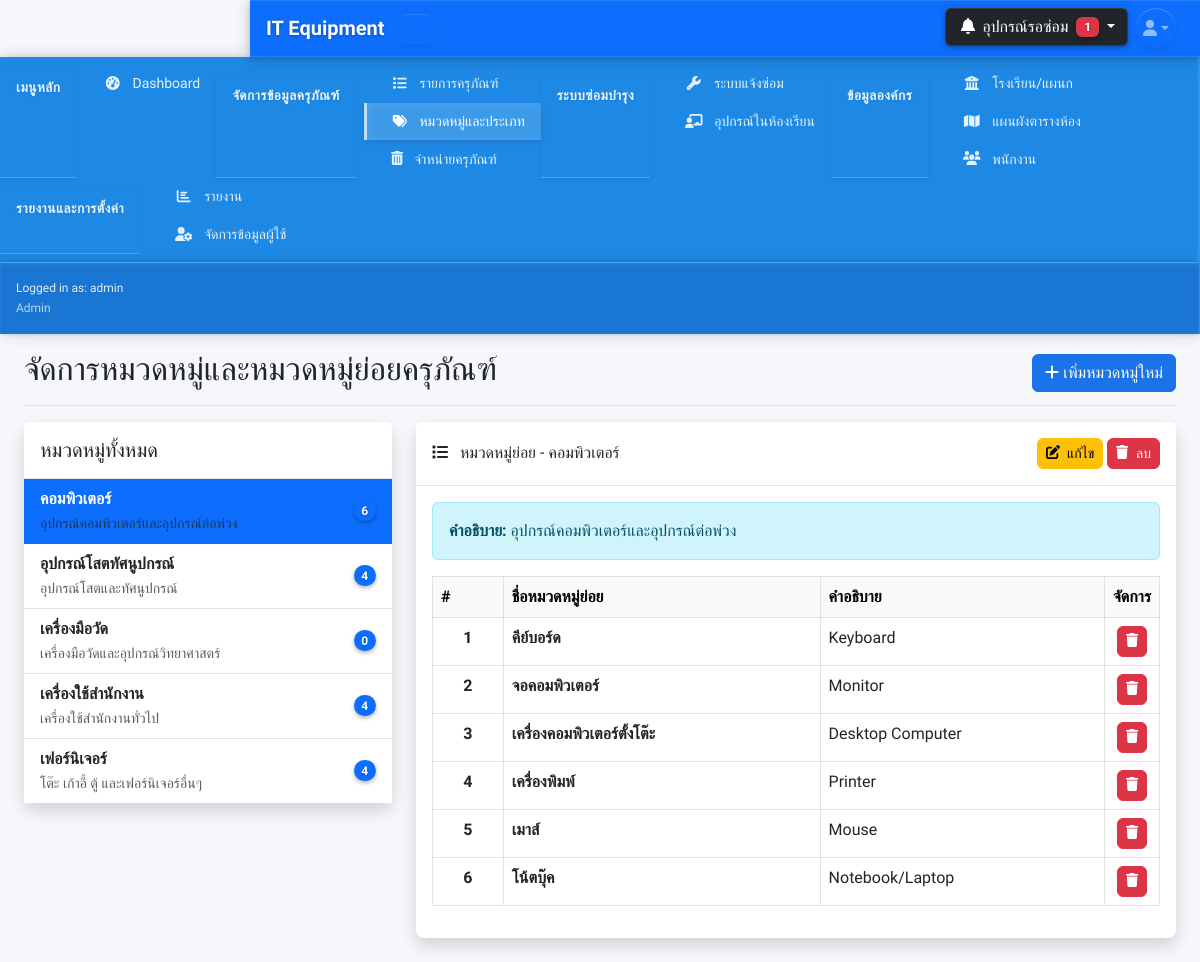
The app's page /categories.php (signed in) with its own data.
### tables this page shows
CREATE TABLE IF NOT EXISTS equipment_categories (
    id INT AUTO_INCREMENT PRIMARY KEY COMMENT 'รหัสหมวดหมู่ (Primary Key)',
    category_name VARCHAR(100) NOT NULL COMMENT 'ชื่อหมวดหมู่ครุภัณฑ์',
    category_description TEXT COMMENT 'รายละเอียดหมวดหมู่',
    created_at TIMESTAMP DEFAULT CURRENT_TIMESTAMP COMMENT 'วันที่สร้างบันทึก',
    updated_at TIMESTAMP DEFAULT CURRENT_TIMESTAMP ON UPDATE CURRENT_TIMESTAMP COMMENT 'วันที่แก้ไขล่าสุด',
    INDEX idx_category_name (category_name)
);

CREATE TABLE IF NOT EXISTS equipment_subcategories (
    id INT AUTO_INCREMENT PRIMARY KEY COMMENT 'รหัสหมวดหมู่ย่อย (Primary Key)',
    category_id INT NOT NULL COMMENT 'รหัสหมวดหมู่หลัก (Foreign Key)',
    subcategory_name VARCHAR(100) NOT NULL COMMENT 'ชื่อหมวดหมู่ย่อย',
    subcategory_description TEXT COMMENT 'รายละเอียดหมวดหมู่ย่อย',
    created_at TIMESTAMP DEFAULT CURRENT_TIMESTAMP COMMENT 'วันที่สร้างบันทึก',
    updated_at TIMESTAMP DEFAULT CURRENT_TIMESTAMP ON UPDATE CURRENT_TIMESTAMP COMMENT 'วันที่แก้ไขล่าสุด',
    FOREIGN KEY (category_id) REFERENCES equipment_categories(id) ON DELETE CASCADE,
    INDEX idx_category_id (category_id),
    INDEX idx_subcategory_name (subcategory_name)
);

### categories.php (the view, shortened to what this page needs)
<?php
require_once 'includes/header.php';
$categories_query = "
    SELECT ec.*, COUNT(es.id) as subcategory_count
    FROM equipment_categories ec
    LEFT JOIN equipment_subcategories es ON ec.id = es.category_id
    GROUP BY ec.id
    ORDER BY ec.category_name";
$categories_list = $db->query($categories_query)->fetchAll(PDO::FETCH_ASSOC);
$selected_category_id = isset($_GET['category_id']) ? $_GET['category_id'] : ($categories_list[0]['id'] ?? null);
$selected_category = null;
$subcategories = [];
if ($selected_category_id) {
    $stmt = $db->prepare("SELECT * FROM equipment_categories WHERE id = ?");
    $stmt->execute([$selected_category_id]);
    $selected_category = $stmt->fetch(PDO::FETCH_ASSOC);
    $subcategories_query = "
        SELECT es.*, ec.category_name
        FROM equipment_subcategories es
        JOIN equipment_categories ec ON es.category_id = ec.id
        WHERE es.category_id = ?
        ORDER BY es.subcategory_name";
    $stmt = $db->prepare($subcategories_query);
    $stmt->execute([$selected_category_id]);
    $subcategories = $stmt->fetchAll(PDO::FETCH_ASSOC);
}
$edit_mode = isset($_GET['action']) && $_GET['action'] == 'edit' && isset($_GET['id']);
$edit_category = null;
?>
<?php include 'includes/navbar.php'; ?>
<?php
include 'includes/sidebar.php';
?>
<div id="layoutSidenav_content">
<main >
    <div class="container-fluid px-4">
    <div class="d-flex justify-content-between flex-wrap flex-md-nowrap align-items-center pt-3 pb-2 mb-3 border-bottom">
        <h1 class="h2">จัดการหมวดหมู่และหมวดหมู่ย่อยครุภัณฑ์</h1>
        <div>
            <?php if (!$edit_mode): ?>
                <button type="button" class="btn btn-primary" data-bs-toggle="modal" data-bs-target="#categoryModal">
                    <i class="fas fa-plus"></i> เพิ่มหมวดหมู่ใหม่
                </button>
            <?php endif; ?>
        </div>
    </div>
    <?php if ($edit_mode): ?>
        <div class="card shadow mb-4">
            <div class="card-header py-3 bg-primary text-white">
                <h6 class="m-0 font-weight-bold">
                    <i class="fas fa-edit me-2"></i>แก้ไขหมวดหมู่และหมวดหมู่ย่อย
                </h6>
            </div>
            <div class="card-body">
                <form method="POST" id="categoryForm">
                    <input type="hidden" name="category_id" value="<?php echo $edit_category['id']; ?>">
                    <div class="row mb-4">
                        <div class="col-md-12">
                            <div class="mb-3">
                                <label class="form-label fw-bold">ชื่อหมวดหมู่ *</label>
                                <input type="text" class="form-control" name="category_name"
                                       value="<?php echo $edit_category['category_name']; ?>" required
                                       placeholder="เช่น อุปกรณ์คอมพิวเตอร์">
                            </div>
                        </div>
                        <div class="col-md-12">
                            <div class="mb-3">
                                <label class="form-label fw-bold">คำอธิบายหมวดหมู่</label>
                                <textarea class="form-control" name="category_description" rows="2"
                                       placeholder="รายละเอียดเพิ่มเติมเกี่ยวกับหมวดหมู่"><?php echo $edit_category['category_description']; ?></textarea>
                            </div>
                        </div>
                    </div>
                    <div class="mb-4">
                        <div class="d-flex justify-content-between align-items-center mb-3">
                            <label class="form-label fw-bold">หมวดหมู่ย่อย</label>
                            <button type="button" class="btn btn-success btn-sm" onclick="addSubcategoryRow()">
                                <i class="fas fa-plus me-1"></i> เพิ่มหมวดหมู่ย่อย
                            </button>
                        </div>
                        <div class="table-responsive">
                            <table class="table table-bordered" id="subcategoriesTable">
                                <thead class="table-light">
                                    <tr>
                                        <th width="5%">#</th>
                                        <th width="45%">ชื่อหมวดหมู่ย่อย *</th>
                                        <th width="45%">คำอธิบาย</th>
                                        <th width="5%">ลบ</th>
                                    </tr>
                                </thead>
                                <tbody id="subcategoriesTableBody">
                                    <?php if (count($subcategories) > 0): ?>
                                        <?php foreach($subcategories as $index => $subcategory): ?>
                                        <tr>
                                            <td class="text-center"><?php echo $index + 1; ?></td>
                                            <td>
                                                <input type="hidden" name="subcategories[<?php echo $index; ?>][id]" value="<?php echo $subcategory['id']; ?>">
                                                <input type="text" class="form-control" name="subcategories[<?php echo $index; ?>][name]"
                                                       value="<?php echo $subcategory['subcategory_name']; ?>" required
                                                       placeholder="เช่น เครื่องคอมพิวเตอร์ตั้งโต๊ะ">
                                            </td>
                                            <td>
                                                <input type="text" class="form-control" name="subcategories[<?php echo $index; ?>][description]"
                                                       value="<?php echo $subcategory['subcategory_description']; ?>"
                                                       placeholder="คำอธิบายหมวดหมู่ย่อย">
                                            </td>
                                            <td class="text-center">
                                                <button type="button" class="btn btn-danger btn-sm" onclick="removeSubcategoryRow(this)">
                                                    <i class="fas fa-trash"></i>
                                                </button>
                                            </td>
                                        </tr>
                                        <?php endforeach; ?>
                                    <?php else: ?>
                                        <tr id="noSubcategoriesRow">
                                            <td colspan="4" class="text-center text-muted py-3">
                                                <i class="fas fa-info-circle me-2"></i>ยังไม่มีหมวดหมู่ย่อย
                                            </td>
                                        </tr>
                                    <?php endif; ?>
                                </tbody>
                            </table>
                        </div>
                    </div>
                    <div class="d-flex justify-content-between">
                        <a href="categories.php" class="btn btn-secondary">
                            <i class="fas fa-arrow-left me-1"></i> ยกเลิก
                        </a>
                        <button type="submit" name="save_category" class="btn btn-primary">
                            <i class="fas fa-save me-1"></i> บันทึกการเปลี่ยนแปลง
                        </button>
                    </div>
                </form>
            </div>
        </div>
    <?php else: ?>
        <div class="row">
            <div class="col-md-4">
                <div class="card shadow mb-4">
                    <div class="card-header py-3">
                        <h5 class="m-0 font-weight-bold">หมวดหมู่ทั้งหมด</h5>
                    </div>
                    <div class="card-body p-0">
                        <div class="list-group list-group-flush">
                            <?php foreach($categories_list as $category): ?>
                            <a href="categories.php?category_id=<?php echo $category['id']; ?>"
                               class="list-group-item list-group-item-action d-flex justify-content-between align-items-center <?php echo $selected_category_id == $category['id'] ? 'active' : ''; ?>">
                                <div>
                                    <strong><?php echo $category['category_name']; ?></strong>
                                    <?php if ($category['category_description']): ?>
                                        <br><small class="text-muted"><?php echo $category['category_description']; ?></small>
                                    <?php endif; ?>
                                </div>
                                <span class="badge bg-primary rounded-pill"><?php echo $category['subcategory_count']; ?></span>
                            </a>
                            <?php endforeach; ?>
                        </div>
                    </div>
                </div>
            </div>
            <div class="col-md-8">
                <?php if ($selected_category_id): ?>
                    <div class="card shadow mb-4">
                        <div class="card-header py-3 d-flex justify-content-between align-items-center">
                            <h6 class="m-0 font-weight-bold">
                                <i class="fas fa-list me-2"></i>
                                หมวดหมู่ย่อย - <?php echo $selected_category['category_name'] ?? 'ไม่พบหมวดหมู่' ?>
                            </h6>
                            <div>
                                <a href="categories.php?action=edit&id=<?php echo $selected_category['id']; ?>" class="btn btn-warning btn-sm">
                                    <i class="fas fa-edit me-1"></i> แก้ไข
                                </a>
                                <a href="categories.php?action=delete_category&id=<?php echo $selected_category['id']; ?>"
                                   class="btn btn-danger btn-sm" onclick="return confirm('คุณแน่ใจหรือไม่ที่จะลบหมวดหมู่นี้? การลบจะทำให้หมวดหมู่ย่อยทั้งหมดถูกลบด้วย')">
                                    <i class="fas fa-trash me-1"></i> ลบ
                                </a>
                            </div>
                        </div>
                        <div class="card-body">
                            <?php if ($selected_category['category_description']): ?>
                                <div class="alert alert-info">
                                    <strong>คำอธิบาย:</strong> <?php echo $selected_category['category_description']; ?>
                                </div>
                            <?php endif; ?>
                            <?php if (count($subcategories) > 0): ?>
                                <div class="table-responsive">
                                    <table class="table table-bordered table-hover">
                                        <thead class="table-light">
                                            <tr>
                                                <th width="10%">#</th>
                                                <th width="45%">ชื่อหมวดหมู่ย่อย</th>
                                                <th width="40%">คำอธิบาย</th>
                                                <th width="5%">จัดการ</th>
                                            </tr>
                                        </thead>
                                        <tbody>
                                            <?php foreach($subcategories as $index => $subcategory): ?>
                                            <tr>
                                                <td class="text-center fw-bold"><?php echo $index + 1; ?></td>
                                                <td class="fw-bold"><?php echo $subcategory['subcategory_name']; ?></td>
                                                <td><?php echo $subcategory['subcategory_description'] ?: '-'; ?></td>
                                                <td class="text-center">
                                                    <a href="categories.php?action=delete_subcategory&id=<?php echo $subcategory['id']; ?>&category_id=<?php echo $selected_category_id; ?>"
                                                       class="btn btn-danger btn-sm" title="ลบ" onclick="return confirm('คุณแน่ใจหรือไม่?')">
                                                        <i class="fas fa-trash"></i>
                                                    </a>
                                                </td>
                                            </tr>
                                            <?php endforeach; ?>
                                        </tbody>
                                    </table>
                                </div>
                            <?php endif; ?>
                        </div>
                    </div>
                <?php endif; ?>
            </div>
        </div>
    <?php endif; ?>
</main>
<?php require_once 'includes/footer.php'; ?>

### css/styles.css (style rules this page uses)
:root { --primary: #1a73e8; --primary-dark: #0d47a1; --secondary: #6c757d; --success: #28a745; --info: #17a2b8; --warning: #ffc107; --danger: #dc3545; --light: #f8f9fa; --dark: #343a40; }
body { font-family: 'Prompt', sans-serif; background-color: #f5f7fb; }
.card { border: none; border-radius: 0.5rem; box-shadow: 0 0.15rem 1.75rem 0 rgba(58, 59, 69, 0.15); margin-bottom: 1.5rem; }
.card-header { background-color: white; border-bottom: 1px solid #e3e6f0; font-weight: 600; }
.btn { border-radius: 0.375rem; font-weight: 500; }
.btn-primary { background-color: var(--primary); border-color: var(--primary); }
.table-responsive { overflow-x: auto; }

### includes/header.php (style rules this page uses)
:root { --primary: #1a73e8; --primary-dark: #0d47a1; --secondary: #6c757d; --success: #28a745; --info: #17a2b8; --warning: #ffc107; --danger: #dc3545; --light: #f8f9fa; --dark: #343a40; }
body { font-family: 'Prompt', sans-serif; background-color: #f5f7fb; }

### includes/navbar.php (style rules this page uses)
.badge { box-shadow: 0 2px 4px rgba(0, 0, 0, 0.3) !important; text-shadow: 0 1px 2px rgba(0, 0, 0, 0.3); }

### records on screen
equipment_categories: category_name "คอมพิวเตอร์", category_description "อุปกรณ์คอมพิวเตอร์และอุปกรณ์ต่อพ่วง", subcategory_count "6"
equipment_categories: category_name "อุปกรณ์โสตทัศนูปกรณ์", category_description "อุปกรณ์โสตและทัศนูปกรณ์", subcategory_count "4"
equipment_categories: category_name "เครื่องมือวัด", category_description "เครื่องมือวัดและอุปกรณ์วิทยาศาสตร์", subcategory_count "0"
equipment_categories: category_name "เครื่องใช้สำนักงาน", category_description "เครื่องใช้สำนักงานทั่วไป", subcategory_count "4"
equipment_categories: category_name "เฟอร์นิเจอร์", category_description "โต๊ะ เก้าอี้ ตู้ และเฟอร์นิเจอร์อื่นๆ", subcategory_count "4"
equipment_subcategories: subcategory_name "คีย์บอร์ด", subcategory_description "Keyboard"
equipment_subcategories: subcategory_name "จอคอมพิวเตอร์", subcategory_description "Monitor"
equipment_subcategories: subcategory_name "เครื่องคอมพิวเตอร์ตั้งโต๊ะ", subcategory_description "Desktop Computer"
equipment_subcategories: subcategory_name "เครื่องพิมพ์", subcategory_description "Printer"
equipment_subcategories: subcategory_name "เมาส์", subcategory_description "Mouse"
equipment_subcategories: subcategory_name "โน้ตบุ๊ค", subcategory_description "Notebook/Laptop"

### other values on screen
$pending_count "1"
$_SESSION['username'] "admin"
$_SESSION['role'] "Admin"
